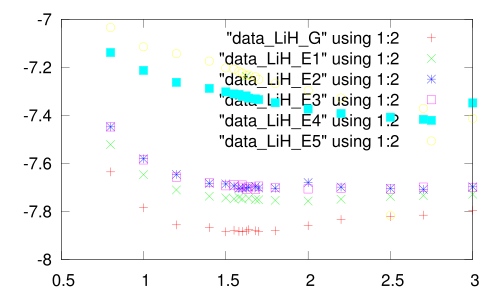

Generate this figure with gnuplot:
set encoding utf8
set terminal pdfcairo color enhanced font "Helvetica,18"
set xrange [0.5:3]
set yrange [-8.0:-7.0]
#plot "data_LiH_G" using 1:2 smooth csplines linewidth 4, \
#     "data_LiH_E1" using 1:2 smooth csplines linewidth 4, \
#     "data_LiH_E2" using 1:2 smooth csplines linewidth 4, \
#     "data_LiH_E3" using 1:2 smooth csplines linewidth 4, \
#     "data_LiH_E4" using 1:2 smooth csplines linewidth 4, \
#     "data_LiH_E5" using 1:2 smooth csplines linewidth 4
plot "data_LiH_G" using 1:2, \
     "data_LiH_E1" using 1:2, \
     "data_LiH_E2" using 1:2, \
     "data_LiH_E3" using 1:2, \
     "data_LiH_E4" using 1:2, \
     "data_LiH_E5" using 1:2
